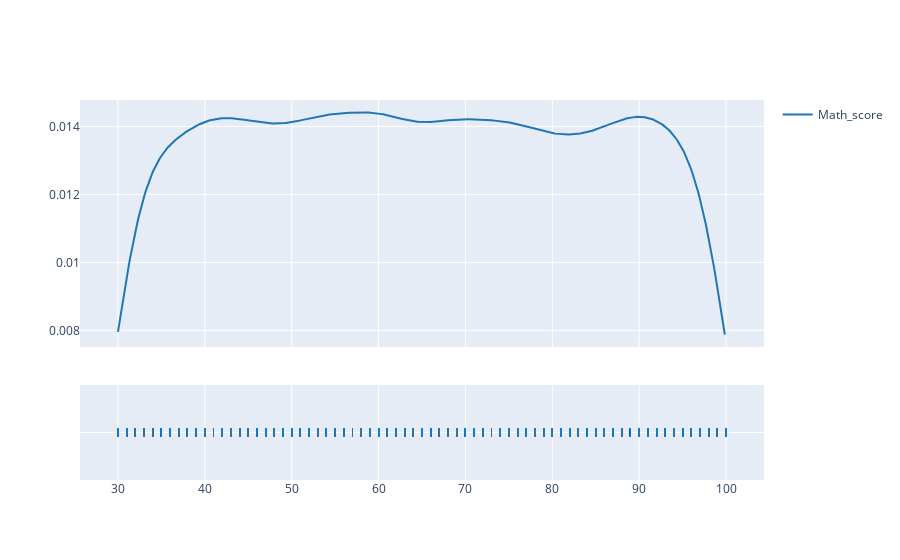
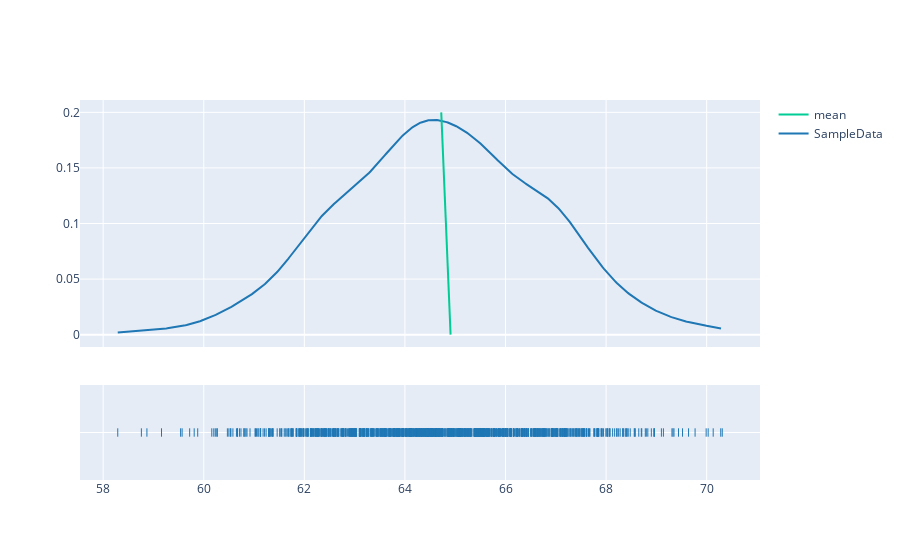
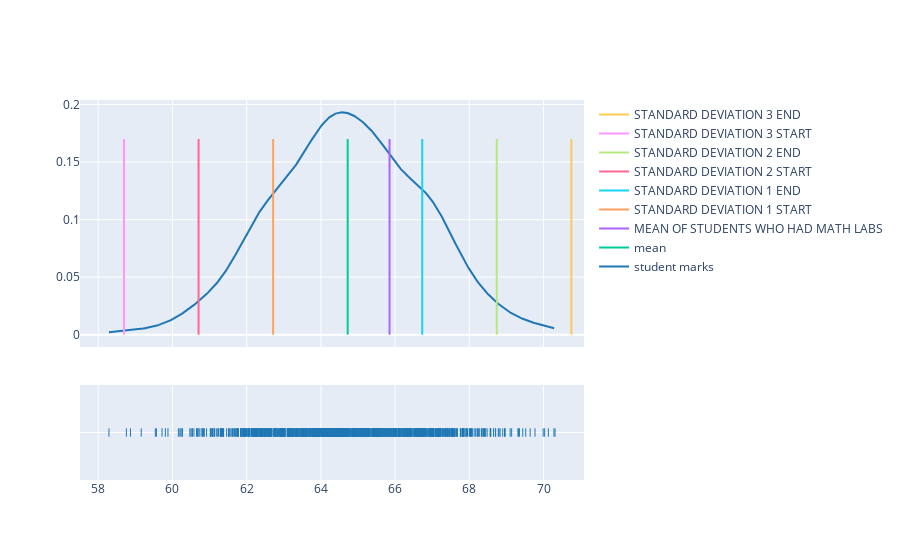
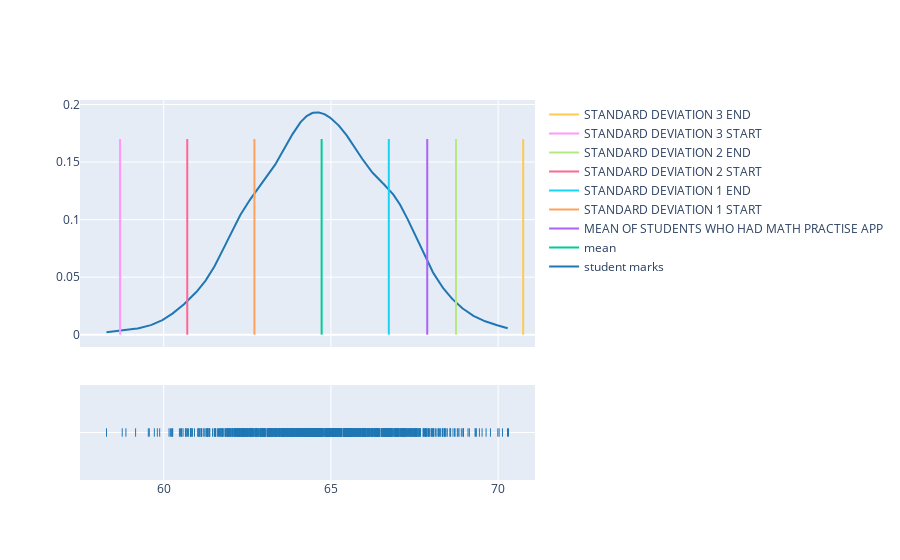

The code cell stored with these charts, in order, in its notebook:
### Code cell
import plotly.figure_factory as plotly_figure_factory
import plotly.graph_objects as plotly_graph_objects
import statistics as stats
import pandas as pd
import random as rand
import csv

# reading csv file
data_read = pd.read_csv("data.csv")
data_to_list = data_read["Math_score"].tolist()


# finding mean and standard deviation of the data_to_list
mean = stats.mean(data_to_list)
std = stats.stdev(data_to_list)

# printing the mean and standard deviation
print("mean: ", mean)
print("standard deviation: ", std)

# ploting graph
figure = plotly_figure_factory.create_distplot(
        [data_to_list], ["Math_score"], show_hist=False)
figure.show()

def generate_sample_data(counter):
    # generating sample data
    sample_data = []
    for i in range(0, counter):
        random_index = rand.randint(0, len(data_to_list) - 1)
        value = data_to_list[random_index]
        sample_data.append(value)
    
    mean = stats.mean(sample_data)

    return mean

hundred_val = []
for i in range(0, 1000):
    set_mean_value = generate_sample_data(100)
    hundred_val.append(set_mean_value)

#finding the mean and standard deviation of the hundred_val
hundred_mean = stats.mean(hundred_val)
hundred_std = stats.stdev(hundred_val)

print("mean of hundred_val",hundred_mean)
print("std of hundred_val",hundred_std)

#ploting the mean of hundred_val
figure2 = plotly_figure_factory.create_distplot(
        [hundred_val], ["SampleData"], show_hist=False)

figure2.add_trace(plotly_graph_objects.Scatter(x=[mean,hundred_mean], y=[0,0.2],mode="lines",name="mean"))
figure2.show()

# calculating the start standard deviation and end standard deviation
first_std_deviation_start, first_std_deviation_end = hundred_mean-hundred_std, hundred_mean+hundred_std
second_std_deviation_start, second_std_deviation_end = hundred_mean-(2*hundred_std), hundred_mean+(2*hundred_std)
third_std_deviation_start, third_std_deviation_end = hundred_mean-(3*hundred_std), hundred_mean+(3*hundred_std)

# printing all the first_std_deviation_start, first_std_deviation_end, second_std_deviation_start, second_std_deviation_end, third_std_deviation_start, third_std_deviation_end
print("std1",first_std_deviation_start, first_std_deviation_end)
print("std2",second_std_deviation_start, second_std_deviation_end)
print("std3",third_std_deviation_start,third_std_deviation_end)


#reading csv file data_read_1, data_read_2, data_read_3
data_read_1 = pd.read_csv("data_new_1.csv")
data_read_2 = pd.read_csv("data_new_2.csv")
data_read_3 = pd.read_csv("data_new_3.csv")

# converting it into list 
data_read_1_list = data_read_1["Math_score"].tolist()
data_read_2_list = data_read_2["Math_score"].tolist()
data_read_3_list = data_read_3["Math_score"].tolist()

# finding the mean of the three files
mean_data_read_1 = stats.mean(data_read_1_list)
mean_data_read_2 = stats.mean(data_read_2_list)
mean_data_read_3 = stats.mean(data_read_3_list)

#blank print
print("")

#printing mean of the three files
print("mean of data_read_1: ", mean_data_read_1)
print("mean of data_read_2: ", mean_data_read_2)
print("mean of data_read_3: ", mean_data_read_3)

print("")
#printing 1st heading
print("THE STUDENTS WHO GAVE EXTRA TIME TO MATH LAB")

# THE STUDENTS WHO GAVE EXTRA TIME TO MATH LAB and plotting on graph
fig = plotly_figure_factory.create_distplot([hundred_val],["student marks"], show_hist=False)
fig.add_trace(plotly_graph_objects.Scatter(x=[hundred_mean,hundred_mean], y=[0,0.17],mode="lines",name="mean"))
fig.add_trace(plotly_graph_objects.Scatter(x=[mean_data_read_1, mean_data_read_1], y=[0,0.17],mode="lines",name="MEAN OF STUDENTS WHO HAD MATH LABS"))
fig.add_trace(plotly_graph_objects.Scatter(x=[first_std_deviation_start, first_std_deviation_start], y=[0, 0.17], mode="lines", name="STANDARD DEVIATION 1 START"))
fig.add_trace(plotly_graph_objects.Scatter(x=[first_std_deviation_end, first_std_deviation_end], y=[0, 0.17], mode="lines", name="STANDARD DEVIATION 1 END"))
fig.add_trace(plotly_graph_objects.Scatter(x=[second_std_deviation_start, second_std_deviation_start], y=[0, 0.17], mode="lines", name="STANDARD DEVIATION 2 START"))
fig.add_trace(plotly_graph_objects.Scatter(x=[second_std_deviation_end, second_std_deviation_end], y=[0, 0.17], mode="lines", name="STANDARD DEVIATION 2 END"))
fig.add_trace(plotly_graph_objects.Scatter(x=[third_std_deviation_start, third_std_deviation_start], y=[0, 0.17], mode="lines", name="STANDARD DEVIATION 3 START"))
fig.add_trace(plotly_graph_objects.Scatter(x=[third_std_deviation_end, third_std_deviation_end], y=[0, 0.17], mode="lines", name="STANDARD DEVIATION 3 END"))
fig.show()

# printing 2nd heading
print("THE STUDENTS WHO USED MATH PRACTISE APP")

# finding the mean of the STUDENTS WHO USED MATH PRACTISE APP and plotting it on the plot.
fig2 = plotly_figure_factory.create_distplot([hundred_val],["student marks"], show_hist=False)
fig2.add_trace(plotly_graph_objects.Scatter(x=[hundred_mean,hundred_mean], y=[0,0.17],mode="lines",name="mean"))
fig2.add_trace(plotly_graph_objects.Scatter(x=[mean_data_read_2, mean_data_read_2], y=[0,0.17],mode="lines",name="MEAN OF STUDENTS WHO HAD MATH PRACTISE APP"))
fig2.add_trace(plotly_graph_objects.Scatter(x=[first_std_deviation_start, first_std_deviation_start], y=[0, 0.17], mode="lines", name="STANDARD DEVIATION 1 START"))
fig2.add_trace(plotly_graph_objects.Scatter(x=[first_std_deviation_end, first_std_deviation_end], y=[0, 0.17], mode="lines", name="STANDARD DEVIATION 1 END"))
fig2.add_trace(plotly_graph_objects.Scatter(x=[second_std_deviation_start, second_std_deviation_start], y=[0, 0.17], mode="lines", name="STANDARD DEVIATION 2 START"))
fig2.add_trace(plotly_graph_objects.Scatter(x=[second_std_deviation_end, second_std_deviation_end], y=[0, 0.17], mode="lines", name="STANDARD DEVIATION 2 END"))
fig2.add_trace(plotly_graph_objects.Scatter(x=[third_std_deviation_start, third_std_deviation_start], y=[0, 0.17], mode="lines", name="STANDARD DEVIATION 3 START"))
fig2.add_trace(plotly_graph_objects.Scatter(x=[third_std_deviation_end, third_std_deviation_end], y=[0, 0.17], mode="lines", name="STANDARD DEVIATION 3 END"))
fig2.show()


# printing 3rd heading
print("THE STUDENTS WHO WERE ENFORCED WITH REGISTERS")

# the STUDENTS WHO WERE ENFORCED WITH REGISTERS and plotting it on the plot.
fig3 = plotly_figure_factory.create_distplot([hundred_val],["student marks"], show_hist=False)
fig3.add_trace(plotly_graph_objects.Scatter(x=[hundred_mean,hundred_mean], y=[0,0.17],mode="lines",name="mean"))
fig3.add_trace(plotly_graph_objects.Scatter(x=[mean_data_read_3, mean_data_read_3], y=[0,0.17],mode="lines",name="MEAN OF STUDENTS WHO WERE ENFORCED WITH REGISTERS"))
fig3.add_trace(plotly_graph_objects.Scatter(x=[first_std_deviation_start, first_std_deviation_start], y=[0, 0.17], mode="lines", name="STANDARD DEVIATION 1 START"))
fig3.add_trace(plotly_graph_objects.Scatter(x=[first_std_deviation_end, first_std_deviation_end], y=[0, 0.17], mode="lines", name="STANDARD DEVIATION 1 END"))
fig3.add_trace(plotly_graph_objects.Scatter(x=[second_std_deviation_start, second_std_deviation_start], y=[0, 0.17], mode="lines", name="STANDARD DEVIATION 2 START"))
fig3.add_trace(plotly_graph_objects.Scatter(x=[second_std_deviation_end, second_std_deviation_end], y=[0, 0.17], mode="lines", name="STANDARD DEVIATION 2 END"))
fig3.add_trace(plotly_graph_objects.Scatter(x=[third_std_deviation_start, third_std_deviation_start], y=[0, 0.17], mode="lines", name="STANDARD DEVIATION 3 START"))
fig3.add_trace(plotly_graph_objects.Scatter(x=[third_std_deviation_end, third_std_deviation_end], y=[0, 0.17], mode="lines", name="STANDARD DEVIATION 3 END"))
fig3.show()


#finding the z score using the formula
z_score = (hundred_mean - mean_data_read_2)/hundred_std
print("Z SCORE IS:",z_score)

### Figure 1 — Plotly figure (JSON) as saved in the notebook; plotly's stock layout.template omitted (floating-point values rounded to 4 significant figures; data arrays with more than 128 entries replaced by an {"elided": "..."} marker saying what was removed)
{"data": [{"legendgroup": "Math_score", "marker": {"color": "rgb(31, 119, 180)"}, "mode": "lines", "name": "Math_score", "showlegend": true, "type": "scatter", "x": {"elided": "500 float values"}, "xaxis": "x", "y": {"elided": "500 float values"}, "yaxis": "y"}, {"legendgroup": "Math_score", "marker": {"color": "rgb(31, 119, 180)", "symbol": "line-ns-open"}, "mode": "markers", "name": "Math_score", "showlegend": false, "type": "scatter", "x": {"elided": "10000 int values"}, "xaxis": "x", "y": {"elided": "10000 str values"}, "yaxis": "y2"}], "layout": {"barmode": "overlay", "hovermode": "closest", "legend": {"traceorder": "reversed"}, "xaxis": {"anchor": "y2", "domain": [0, 1], "zeroline": false}, "yaxis": {"anchor": "free", "domain": [0.35, 1], "position": 0}, "yaxis2": {"anchor": "x", "domain": [0, 0.25], "dtick": 1, "showticklabels": false}}}

### Figure 2 — Plotly figure (JSON) as saved in the notebook; plotly's stock layout.template omitted (floating-point values rounded to 4 significant figures; data arrays with more than 128 entries replaced by an {"elided": "..."} marker saying what was removed)
{"data": [{"legendgroup": "SampleData", "marker": {"color": "rgb(31, 119, 180)"}, "mode": "lines", "name": "SampleData", "showlegend": true, "type": "scatter", "x": {"elided": "500 float values"}, "xaxis": "x", "y": {"elided": "500 float values"}, "yaxis": "y"}, {"legendgroup": "SampleData", "marker": {"color": "rgb(31, 119, 180)", "symbol": "line-ns-open"}, "mode": "markers", "name": "SampleData", "showlegend": false, "type": "scatter", "x": {"elided": "1000 float values"}, "xaxis": "x", "y": {"elided": "1000 str values"}, "yaxis": "y2"}, {"mode": "lines", "name": "mean", "type": "scatter", "x": [64.91, 64.72], "y": [0, 0.2]}], "layout": {"barmode": "overlay", "hovermode": "closest", "legend": {"traceorder": "reversed"}, "xaxis": {"anchor": "y2", "domain": [0, 1], "zeroline": false}, "yaxis": {"anchor": "free", "domain": [0.35, 1], "position": 0}, "yaxis2": {"anchor": "x", "domain": [0, 0.25], "dtick": 1, "showticklabels": false}}}

### Figure 3 — Plotly figure (JSON) as saved in the notebook; plotly's stock layout.template omitted (floating-point values rounded to 4 significant figures; data arrays with more than 128 entries replaced by an {"elided": "..."} marker saying what was removed)
{"data": [{"legendgroup": "student marks", "marker": {"color": "rgb(31, 119, 180)"}, "mode": "lines", "name": "student marks", "showlegend": true, "type": "scatter", "x": {"elided": "500 float values"}, "xaxis": "x", "y": {"elided": "500 float values"}, "yaxis": "y"}, {"legendgroup": "student marks", "marker": {"color": "rgb(31, 119, 180)", "symbol": "line-ns-open"}, "mode": "markers", "name": "student marks", "showlegend": false, "type": "scatter", "x": {"elided": "1000 float values"}, "xaxis": "x", "y": {"elided": "1000 str values"}, "yaxis": "y2"}, {"mode": "lines", "name": "mean", "type": "scatter", "x": [64.72, 64.72], "y": [0, 0.17]}, {"mode": "lines", "name": "MEAN OF STUDENTS WHO HAD MATH LABS", "type": "scatter", "x": [65.85, 65.85], "y": [0, 0.17]}, {"mode": "lines", "name": "STANDARD DEVIATION 1 START", "type": "scatter", "x": [62.71, 62.71], "y": [0, 0.17]}, {"mode": "lines", "name": "STANDARD DEVIATION 1 END", "type": "scatter", "x": [66.73, 66.73], "y": [0, 0.17]}, {"mode": "lines", "name": "STANDARD DEVIATION 2 START", "type": "scatter", "x": [60.7, 60.7], "y": [0, 0.17]}, {"mode": "lines", "name": "STANDARD DEVIATION 2 END", "type": "scatter", "x": [68.74, 68.74], "y": [0, 0.17]}, {"mode": "lines", "name": "STANDARD DEVIATION 3 START", "type": "scatter", "x": [58.7, 58.7], "y": [0, 0.17]}, {"mode": "lines", "name": "STANDARD DEVIATION 3 END", "type": "scatter", "x": [70.75, 70.75], "y": [0, 0.17]}], "layout": {"barmode": "overlay", "hovermode": "closest", "legend": {"traceorder": "reversed"}, "xaxis": {"anchor": "y2", "domain": [0, 1], "zeroline": false}, "yaxis": {"anchor": "free", "domain": [0.35, 1], "position": 0}, "yaxis2": {"anchor": "x", "domain": [0, 0.25], "dtick": 1, "showticklabels": false}}}

### Figure 4 — Plotly figure (JSON) as saved in the notebook; plotly's stock layout.template omitted (floating-point values rounded to 4 significant figures; data arrays with more than 128 entries replaced by an {"elided": "..."} marker saying what was removed)
{"data": [{"legendgroup": "student marks", "marker": {"color": "rgb(31, 119, 180)"}, "mode": "lines", "name": "student marks", "showlegend": true, "type": "scatter", "x": {"elided": "500 float values"}, "xaxis": "x", "y": {"elided": "500 float values"}, "yaxis": "y"}, {"legendgroup": "student marks", "marker": {"color": "rgb(31, 119, 180)", "symbol": "line-ns-open"}, "mode": "markers", "name": "student marks", "showlegend": false, "type": "scatter", "x": {"elided": "1000 float values"}, "xaxis": "x", "y": {"elided": "1000 str values"}, "yaxis": "y2"}, {"mode": "lines", "name": "mean", "type": "scatter", "x": [64.72, 64.72], "y": [0, 0.17]}, {"mode": "lines", "name": "MEAN OF STUDENTS WHO HAD MATH PRACTISE APP", "type": "scatter", "x": [67.88, 67.88], "y": [0, 0.17]}, {"mode": "lines", "name": "STANDARD DEVIATION 1 START", "type": "scatter", "x": [62.71, 62.71], "y": [0, 0.17]}, {"mode": "lines", "name": "STANDARD DEVIATION 1 END", "type": "scatter", "x": [66.73, 66.73], "y": [0, 0.17]}, {"mode": "lines", "name": "STANDARD DEVIATION 2 START", "type": "scatter", "x": [60.7, 60.7], "y": [0, 0.17]}, {"mode": "lines", "name": "STANDARD DEVIATION 2 END", "type": "scatter", "x": [68.74, 68.74], "y": [0, 0.17]}, {"mode": "lines", "name": "STANDARD DEVIATION 3 START", "type": "scatter", "x": [58.7, 58.7], "y": [0, 0.17]}, {"mode": "lines", "name": "STANDARD DEVIATION 3 END", "type": "scatter", "x": [70.75, 70.75], "y": [0, 0.17]}], "layout": {"barmode": "overlay", "hovermode": "closest", "legend": {"traceorder": "reversed"}, "xaxis": {"anchor": "y2", "domain": [0, 1], "zeroline": false}, "yaxis": {"anchor": "free", "domain": [0.35, 1], "position": 0}, "yaxis2": {"anchor": "x", "domain": [0, 0.25], "dtick": 1, "showticklabels": false}}}
